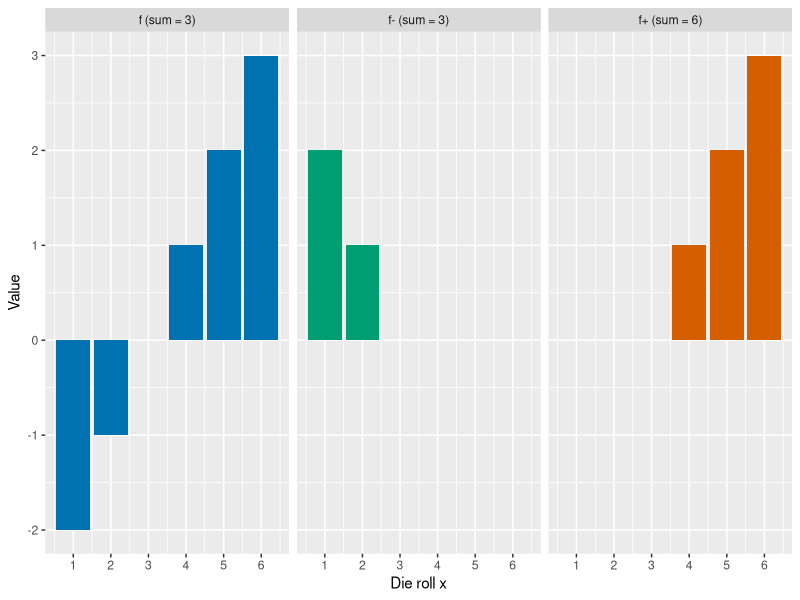

The R script that drew this image:
## ---- chunk 1
#| label: positive-negative-parts-r
#| fig-alt: >-
#|   Three bar charts side by side, each with the die rolls 1 to 6 on the
#|   horizontal axis. The left chart, f, has bars of height minus 2, minus 1,
#|   0, 1, 2 and 3, the first two below the axis. The middle chart, the
#|   positive part, has bars of height 0, 0, 0, 1, 2 and 3, which sum to 6.
#|   The right chart, the negative part, has bars of height 2, 1, 0, 0, 0
#|   and 0, which sum to 3.
#| fig-height: 3.5
#| fig-width: 7
pnp_rolls_pf <- 1:6
pnp_f_pf <- pnp_rolls_pf - 3
pnp_plus_pf <- pmax(pnp_f_pf, 0)
pnp_minus_pf <- pmax(-pnp_f_pf, 0)
pnp_f_tbl_pf <- tibble::tibble(
  x = pnp_rolls_pf, value = pnp_f_pf, panel = "f (sum = 3)"
)
pnp_plus_tbl_pf <- tibble::tibble(
  x = pnp_rolls_pf, value = pnp_plus_pf, panel = "f+ (sum = 6)"
)
pnp_minus_tbl_pf <- tibble::tibble(
  x = pnp_rolls_pf, value = pnp_minus_pf, panel = "f- (sum = 3)"
)
pnp_bars_pf <- dplyr::bind_rows(pnp_f_tbl_pf, pnp_plus_tbl_pf, pnp_minus_tbl_pf)
pnp_aes_pf <- ggplot2::aes(x, value, fill = panel)
pnp_colours_pf <- c("#0072B2", "#009E73", "#D55E00")
ggplot2::ggplot(pnp_bars_pf, pnp_aes_pf) +
  ggplot2::geom_col() +
  ggplot2::facet_wrap(ggplot2::vars(panel)) +
  ggplot2::scale_fill_manual(values = pnp_colours_pf) +
  ggplot2::scale_x_continuous(breaks = pnp_rolls_pf) +
  ggplot2::guides(fill = "none") +
  ggplot2::labs(x = "Die roll x", y = "Value")
